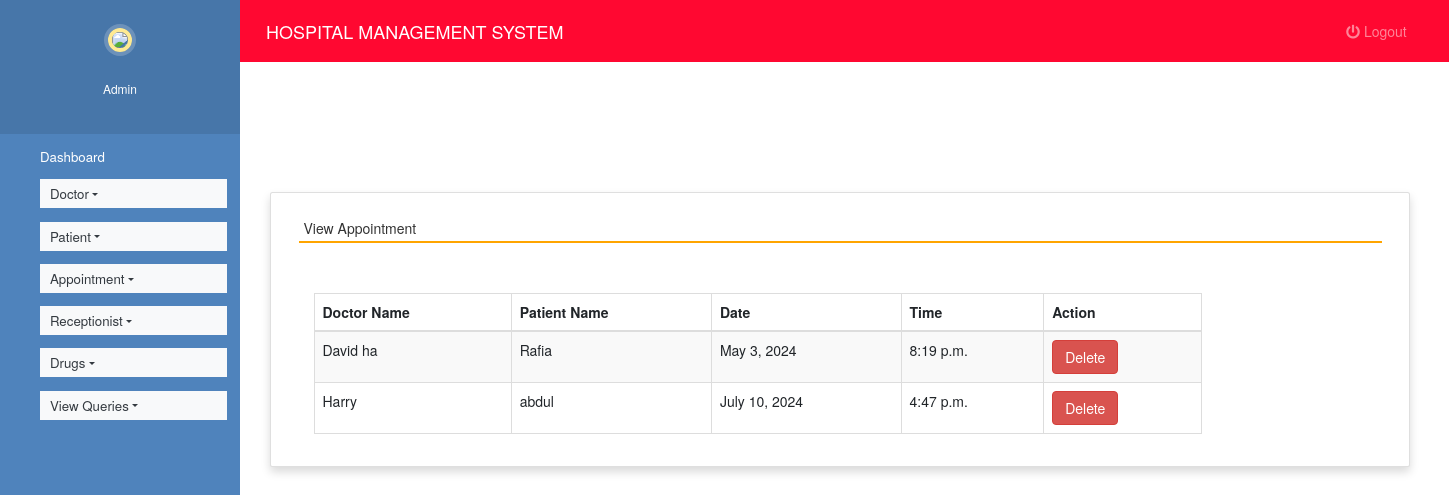
Screenshot of /view_appointment (signed in) with the database file from the repository.
### hospitals/models.py (models this page shows, shortened)
class Appointment(models.Model):
    doctor = models.ForeignKey(Doctor,on_delete=models.CASCADE)
    patient = models.ForeignKey(Patient, on_delete=models.CASCADE)
    date1 = models.DateField()
    time1 = models.TimeField()

class Doctor(models.Model):
    name = models.CharField(max_length=50)
    mobile = models.IntegerField()
    special = models.CharField(max_length=50)
    def __str__(self):
       return self.name

class Patient(models.Model):
    name = models.CharField(max_length=50)
    gender = models.CharField(max_length=10)
    mobile = models.IntegerField(null=True)
    address = models.CharField(max_length=50)
    sickness = models.CharField(max_length=50,null=True)
    def __str__(self):
       return self.name

### hospitals/views.py (the view)
# urls.py: path('view_appointment', view_appointment, name='view_appointment'),
def view_appointment(request):
    if not request.user.is_staff:
        return redirect('login')
    appointment = Appointment.objects.all()
    d = {'appointment':appointment}
    return render(request,'view_appointment.html', d)

### hospitals/templates/view_appointment.html (shortened to what this page needs)
{% extends 'admin_nav.html' %}
{% load static %}
{% block content %}
<link rel="stylesheet" href="https://maxcdn.bootstrapcdn.com/bootstrap/3.4.1/css/bootstrap.min.css">
  <link rel="stylesheet" href="https://cdnjs.cloudflare.com/ajax/libs/font-awesome/4.7.0/css/font-awesome.min.css">
  <link rel="stylesheet" href="https://use.fontawesome.com/releases/v5.6.3/css/all.css">
<br><br><br><br>
<div class="container card shadow m-5">
    <div class="card-body">
        <h5 class="p-2" style="border-bottom: 2px solid orange">View Appointment</h5>
		<div class="container mt-5">
		<table id="example" class="table table-striped table-bordered table-sm" style="width:80%">
			<thead>
				<tr>
					<th>Doctor Name</th>
					<th>Patient Name</th>
                    <th>Date</th>
					<th>Time</th>
					<th>Action</th>
				</tr>
			</thead>
			<tbody>
            {% for i in appointment %}
			<tr>
				<td>{{i.doctor}}</td>
				<td>{{i.patient}}</td>
				<td>{{i.date1}}</td>
				<td>{{i.time1}}</td>
				<td><a href="{% url 'delete_appointment' i.id %}" onclick="return confirm('Are you ready to delete this record ?')" class="btn btn-danger">Delete</a></td>
			</tr>
			{% endfor %}
			</tbody>
		</table>
	 </div>
	</div>
</div>
{% endblock content %}

### hospitals/static/style.css (style rules this page uses)
body { padding-left: 240px; }

### hospitals/templates/admin_nav.html (style rules this page uses)
a:link { text-decoration: none; }
a { color: white; }
body { padding-left: 240px; }

### rows the page displays
Appointment: doctor "David ha", patient "Rafia", date1 "May 3, 2024", time1 "8:19 p.m."
Appointment: doctor "Harry", patient "abdul", date1 "July 10, 2024", time1 "4:47 p.m."
